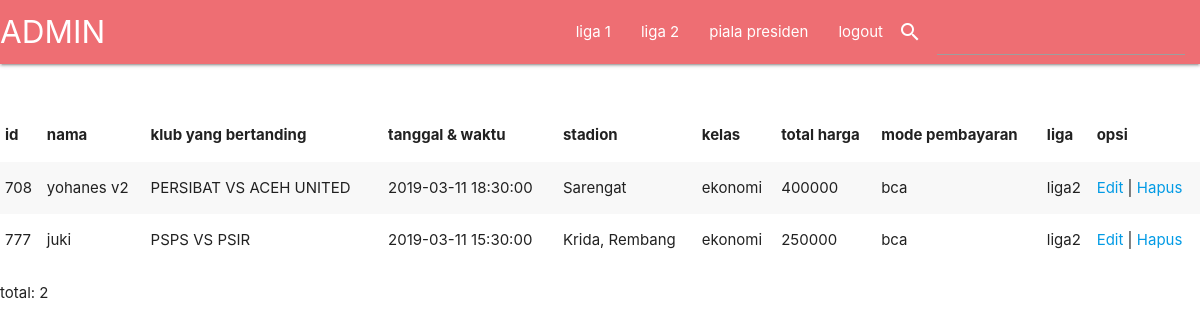
Page /halaman_admin2.php on the committed database.
### tables this page shows
CREATE TABLE `pemesanan` (
  `id` char(16) NOT NULL,
  `nama` varchar(100) NOT NULL,
  `klub_b` varchar(100) NOT NULL,
  `tanggal` datetime NOT NULL,
  `stadion` varchar(100) NOT NULL,
  `kelas` varchar(20) NOT NULL,
  `total` varchar(100) NOT NULL,
  `pembayaran` varchar(20) NOT NULL,
  `liga` varchar(100) NOT NULL
);

### halaman_admin2.php (the view, shortened to what this page needs)
<?php include 'koneksi.php'; ?>
<!DOCTYPE html>
<html>
<link rel="stylesheet"href="https://cdnjs.cloudflare.com/ajax/libs/materialize/1.0.0/css/materialize.min.css">
<head>
</head>
<body>
<form method="post" action="cari2.php">
 <nav>
    <div class="nav-wrapper">
      <a href="halaman_admin.php" class="brand-logo">ADMIN</a>
      <ul id="nav-mobile" class="right hide-on-med-and-down">
        <li><a href="halaman_admin1.php">liga 1</a></li>&emsp;
        <li><a href="halaman_admin2.php">liga 2</a></li>
        <li><a href="halaman_admin3.php">piala presiden</a></li>
        <li><a href="logout.php">logout</a></li>
        <i class="small material-icons left" >search</i>
         <li class="input-field"><input type="text" name="cari" required>
         </li>
      </ul>
    </div>
  </nav>
</form></br></br>
    <table class="striped">
    <thead>
    <tr>
        <th>id</th>
        <th>nama</th>
        <th>klub yang bertanding</th>
        <th>tanggal & waktu</th>
        <th>stadion</th>
        <th>kelas</th>
        <th>total harga</th>
        <th>mode pembayaran</th>
        <th>liga</th>
        <th>opsi</th>
    </tr>
    </thead>
    <tbody>
        <?php
        $sql = "SELECT * FROM pemesanan where liga = 'liga2'";
        $query = mysqli_query($koneksi, $sql);
        while($data = mysqli_fetch_array($query)){
            echo "<tr>";
            echo "<td>".$data['id']."</td>";
            echo "<td>".$data['nama']."</td>";
            echo "<td>".$data['klub_b']."</td>";
            echo "<td>".$data['tanggal']."</td>";
            echo "<td>".$data['stadion']."</td>";
            echo "<td>".$data['kelas']."</td>";
            echo "<td>".$data['total']."</td>";
            echo "<td>".$data['pembayaran']."</td>";
            echo "<td>".$data['liga']."</td>";
            echo "<td>";
            echo "<a href='edit_admin.php?id=".$data['id']."'>Edit</a> | ";
            echo "<a href='hapus.php?id=".$data['id']."'>Hapus</a>";
            echo "</td>";
            echo "</tr>";
        }
        ?>
    </tbody>
    </table>
    <p>total: <?php echo mysqli_num_rows($query) ?> </p>
</body>
</html>

### rows in the picture
pemesanan: id "708", nama "yohanes v2", klub_b "PERSIBAT VS ACEH UNITED", tanggal "2019-03-11 18:30:00", stadion "Sarengat", kelas "ekonomi", total "400000", pembayaran "bca", liga "liga2"
pemesanan: id "777", nama "juki", klub_b "PSPS VS PSIR", tanggal "2019-03-11 15:30:00", stadion "Krida, Rembang", kelas "ekonomi", total "250000", pembayaran "bca", liga "liga2"

### other values in the picture
mysqli_num_rows($query) "2"
